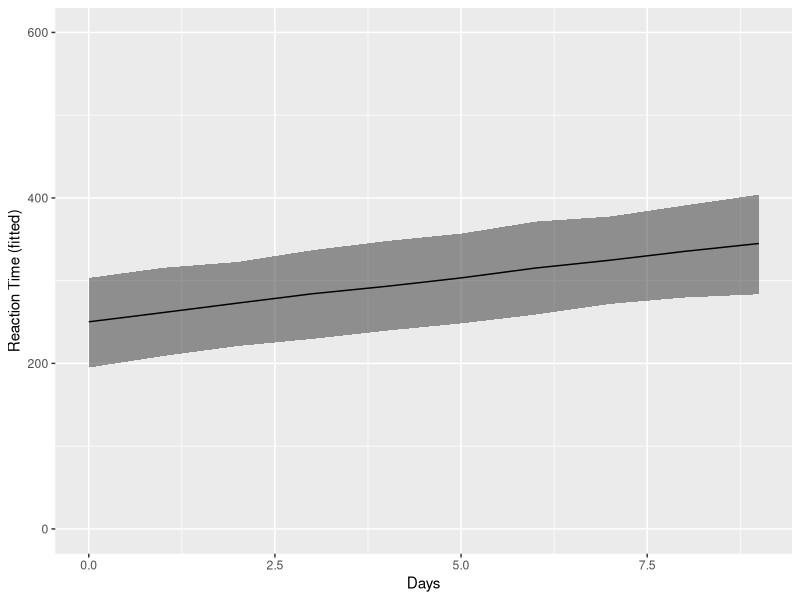
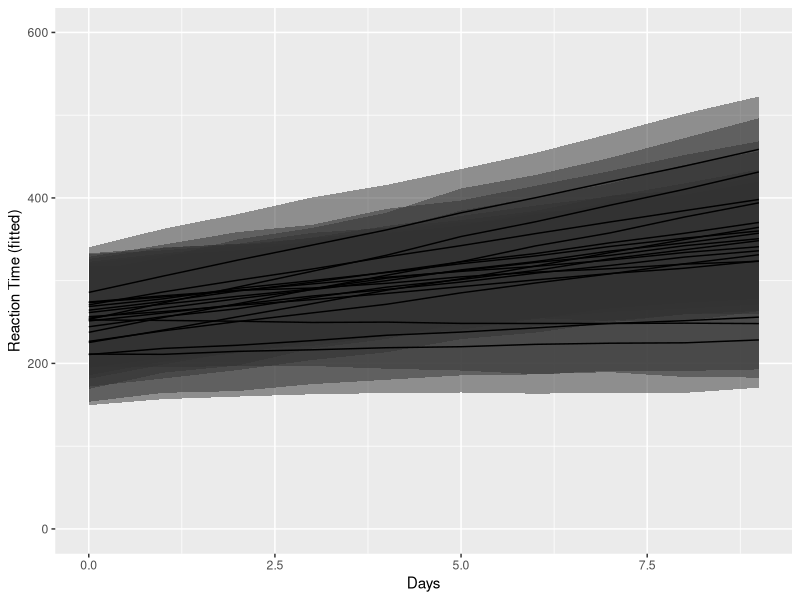
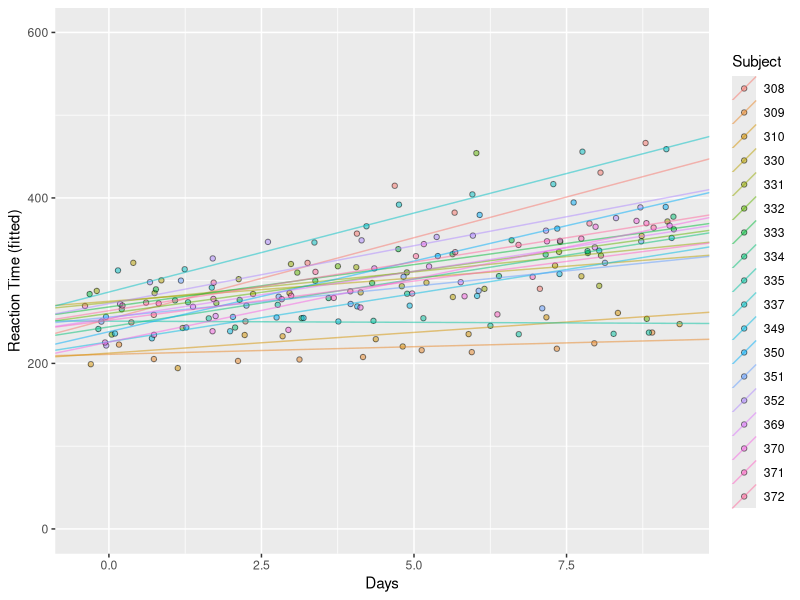

Here is the R script that generated these plots, in order:
## ---- chunk 1
knitr::opts_chunk$set(warning = FALSE, message = FALSE)
## ---- chunk 2
library(lme4)
data("sleepstudy")
## ---- chunk 3
head(sleepstudy)
## ---- chunk 4
library(lmerTest)
m <- lmer(Reaction ~ Days + (1 + Days | Subject), data = sleepstudy)
## ---- chunk 5
summary(m)
## ---- chunk 6
summary(m)$coefficient
## ---- chunk 7
vc <- VarCorr(m)  
print(vc, comp=c("Variance","Std.Dev."))
## ---- chunk 8
set.seed(88)
ci <- confint(m, oldNames=FALSE)
ci[c(5,6),]
## ---- chunk 9
library(car)
Anova(m, type="III", test.statistic="F")
## ---- chunk 10
new.data <- expand.grid(Days=unique(sleepstudy$Days),
            Subject="1234")
library(merTools)
prediction.int <- predictInterval(m, 
                newdata=new.data, 
                which = "full", #"full", "fixed", "random", "all"
                level = 0.95, 
                n.sims = 1000, 
                stat = "mean", #"median", "mean"
                type = "linear.prediction", #"linear.prediction", "probability"
                returnSims = FALSE, 
                seed = 88)
new.data <- cbind(new.data, prediction.int)
## ---- chunk 11
library(ggplot2)
ggplot(data=new.data) +
  geom_ribbon(aes(x = Days,
                  y= fit,
                  ymax =upr,
                  ymin = lwr,
                  group = Subject),
              alpha=0.5) +
  geom_path(aes(x = Days,
                y= fit,
                group = Subject)) +
  labs(y = "Reaction Time (fitted)") +
  ylim(0, 600)
## ---- chunk 12
new.data <- expand.grid(Days=unique(sleepstudy$Days),
            Subject=sample(unique(sleepstudy$Subject)))
library(merTools)
prediction.int <- predictInterval(m, 
                newdata=new.data, 
                which = "full", #"full", "fixed", "random", "all"
                level = 0.95, 
                n.sims = 1000, 
                stat = "mean", #"median", "mean"
                type = "linear.prediction", #"linear.prediction", "probability"
                returnSims = FALSE, 
                seed = 88)
new.data <- cbind(new.data, prediction.int)
## ---- chunk 13
library(ggplot2)
ggplot(data=new.data) +
  geom_ribbon(aes(x = Days,
                  y= fit,
                  ymax =upr,
                  ymin = lwr,
                  group = Subject),
              alpha=0.5) +
  geom_path(aes(x = Days,
                y= fit,
                group = Subject)) +
  labs(y = "Reaction Time (fitted)") +
  ylim(0, 600)
## ---- chunk 14
ind.coef <- coef(m)$Subject
ind.coef$Subject <- rownames(ind.coef)
ggplot() +
  geom_jitter(data=sleepstudy,
              aes(x = Days,
                  y = Reaction,
                  fill = Subject),
              alpha = 0.5,
              shape = 21) +
  geom_abline(data=ind.coef,
              aes(intercept = `(Intercept)`,
              slope = Days,
              col = Subject),
              alpha=0.5)  +
  labs(y = "Reaction Time (fitted)")   +
  ylim(0, 600)
